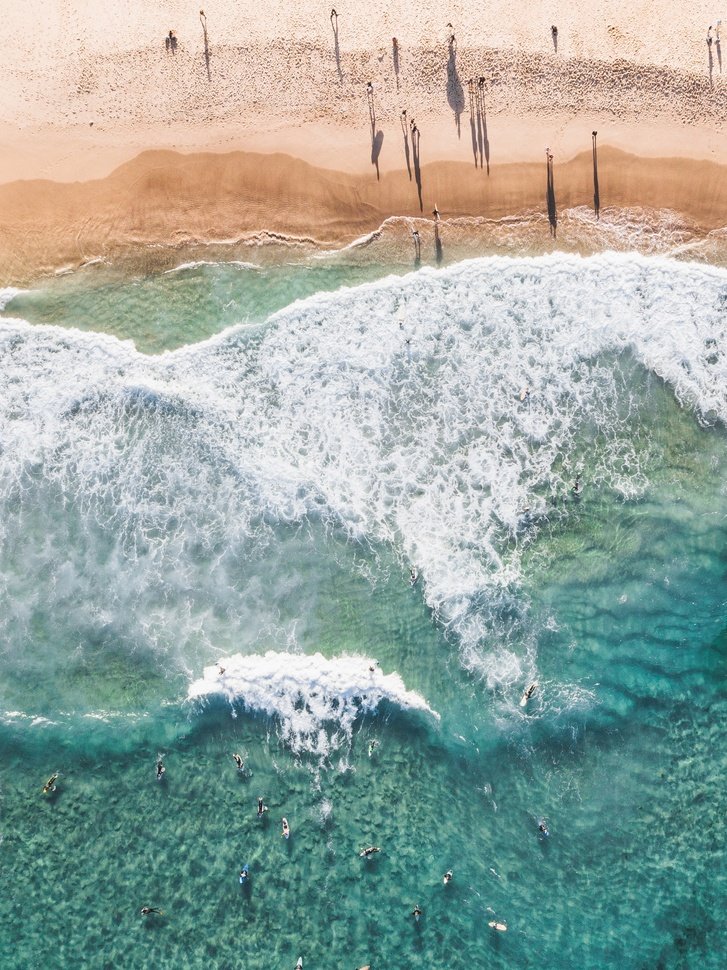
#> input picture python/hello/picture/src/silas-baisch-1696770-unsplash.jpg, 727 x 970 px, shrunk from 1962 x 2618 before the run
$ python canny.py
#> lines starting #> are read from the running program, lines starting #| are printed output that depends on the picture
import cv2 as cv

file_path_01 = "./picture/src/silas-baisch-1696770-unsplash.jpg"
img = cv.imread(file_path_01)
#> img is the input picture: shape (970, 727, 3); mean B, G, R 161.6, 169, 155
for min in range(0,300,20):
    for max in range(0,300,20):
        print(str(min)+'-'+str(max))
        dst = './picture/dst/'+str(min)+'-'+str(max)+'-001.jpg'
        cannied_img = cv.Canny(img,min,max)
        cv.imwrite(dst,cannied_img)
#> this loop made 15 passes
#> pass 1, `cv.imwrite(dst,cannied_img)`:
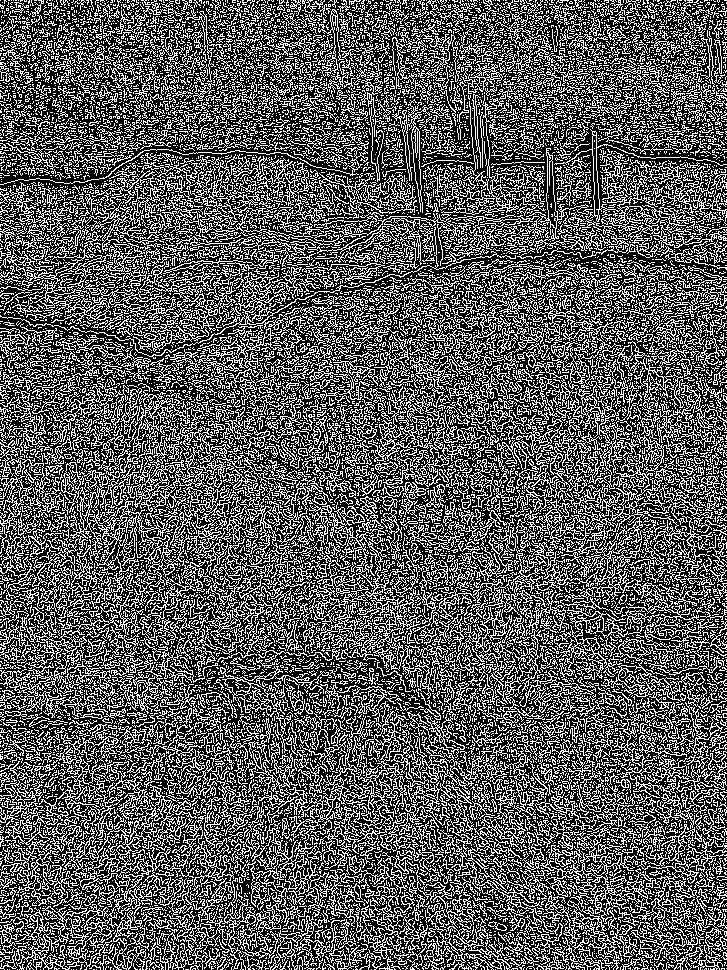
#> saved as 0-0-001.jpg: shape (970, 727); 35.6% white in thin lines or dots
#> pass 1, `cv.imwrite(dst,cannied_img)`:
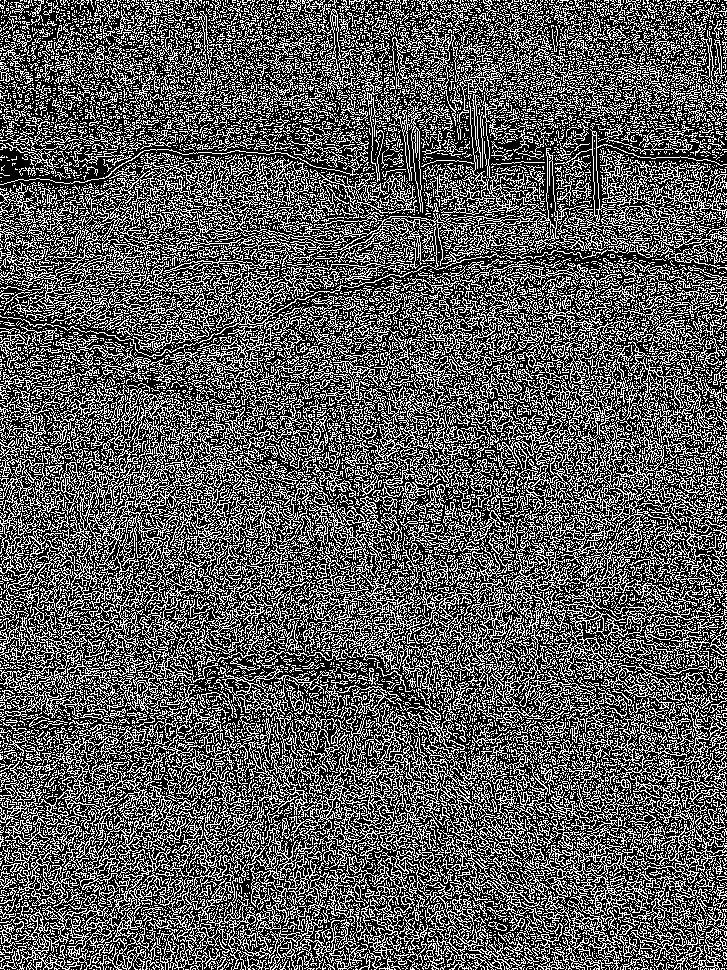
#> saved as 0-20-001.jpg: shape (970, 727); 35.5% white in thin lines or dots
#> pass 1, `cv.imwrite(dst,cannied_img)`:
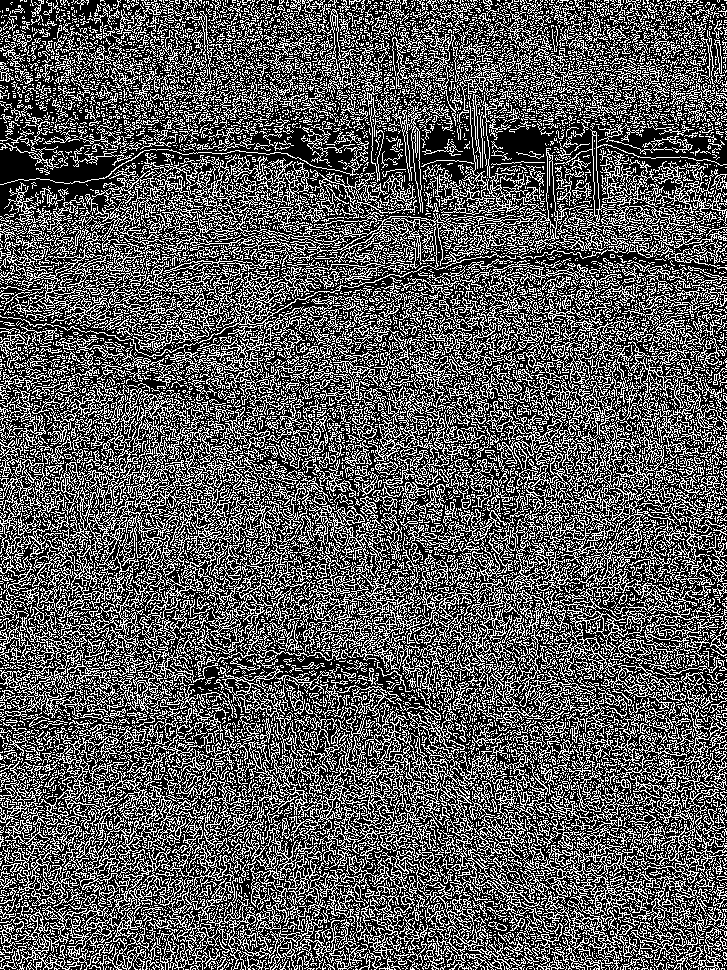
#> saved as 0-40-001.jpg: shape (970, 727); 34.9% white in thin lines or dots
#> pass 1, `cv.imwrite(dst,cannied_img)`:
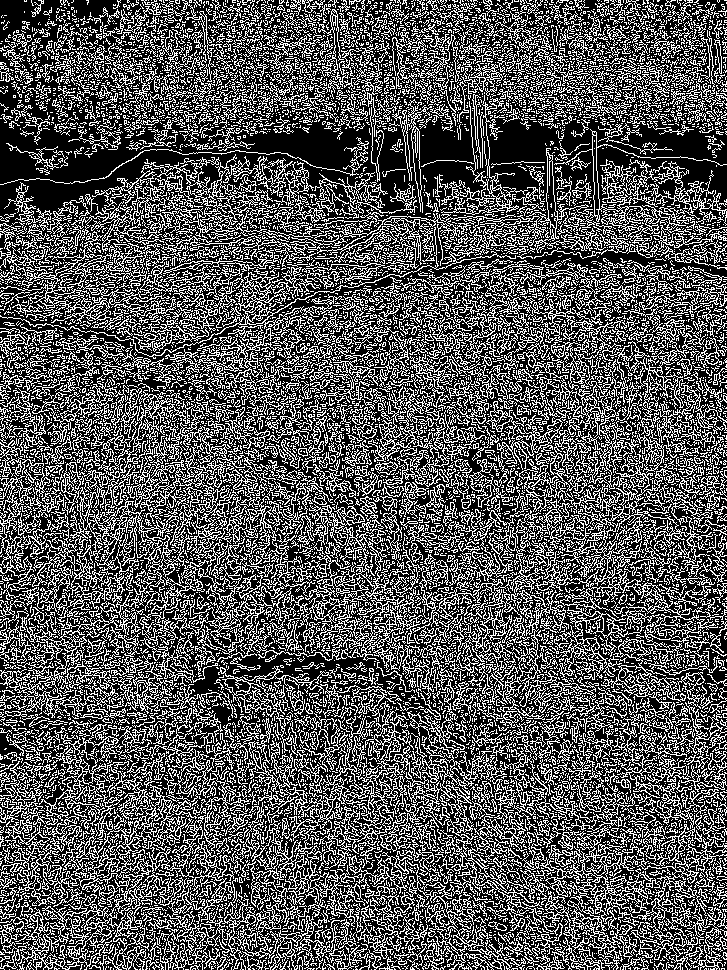
#> saved as 0-60-001.jpg: shape (970, 727); 33.8% white in thin lines or dots
print("done")
